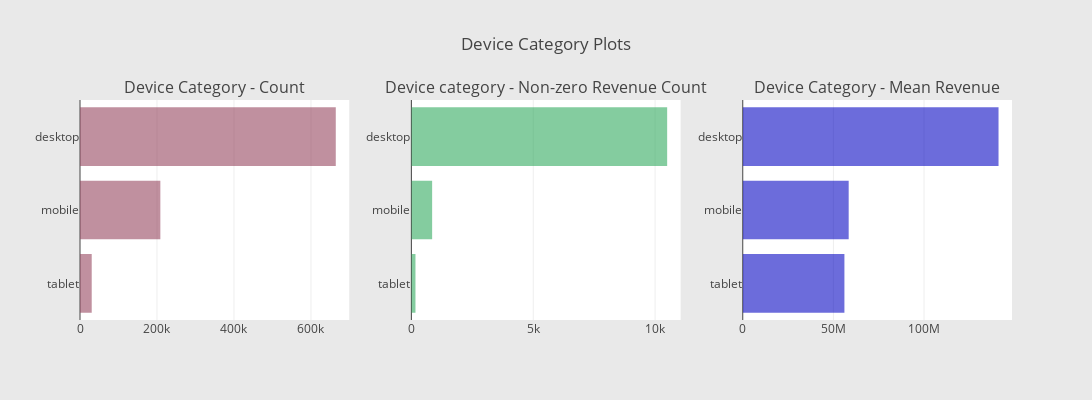

The notebook cell saved with this chart:
### Code cell
fig['layout'].update(height=400, width=1200, paper_bgcolor='rgb(233,233,233)', title="Device Category Plots")
py.iplot(fig, filename='device-category-plots')

### Figure 1 — Plotly figure (JSON) as saved in the notebook; plotly's stock layout.template omitted (floating-point values rounded to 4 significant figures)
{"data": [{"marker": {"color": "rgba(150, 71, 96, 0.6)"}, "orientation": "h", "showlegend": false, "type": "bar", "uid": "be2a3415-00a6-458b-93e1-54d6affb1c7e", "x": [30449, 208725, 664479], "xaxis": "x", "y": ["tablet", "mobile", "desktop"], "yaxis": "y"}, {"marker": {"color": "rgba(50, 171, 96, 0.6)"}, "orientation": "h", "showlegend": false, "type": "bar", "uid": "74a6430f-5de7-441d-ad25-b59a5c9cf99e", "x": [168, 852, 10495], "xaxis": "x2", "y": ["tablet", "mobile", "desktop"], "yaxis": "y2"}, {"marker": {"color": "rgba(10, 11, 196, 0.6)"}, "orientation": "h", "showlegend": false, "type": "bar", "uid": "c214b6a2-b5f4-42a8-9721-9f01524504f3", "x": [56080000.0, 58430000.0, 141100000.0], "xaxis": "x3", "y": ["tablet", "mobile", "desktop"], "yaxis": "y3"}], "layout": {"annotations": [{"font": {"size": 16}, "showarrow": false, "text": "Device Category - Count", "x": 0.1444, "xanchor": "center", "xref": "paper", "y": 1, "yanchor": "bottom", "yref": "paper"}, {"font": {"size": 16}, "showarrow": false, "text": "Device category - Non-zero Revenue Count", "x": 0.5, "xanchor": "center", "xref": "paper", "y": 1, "yanchor": "bottom", "yref": "paper"}, {"font": {"size": 16}, "showarrow": false, "text": "Device Category - Mean Revenue", "x": 0.8556, "xanchor": "center", "xref": "paper", "y": 1, "yanchor": "bottom", "yref": "paper"}], "height": 400, "paper_bgcolor": "rgb(233,233,233)", "title": "Device Category Plots", "width": 1200, "xaxis": {"anchor": "y", "domain": [0, 0.2889]}, "xaxis2": {"anchor": "y2", "domain": [0.3556, 0.6444]}, "xaxis3": {"anchor": "y3", "domain": [0.7111, 1]}, "yaxis": {"anchor": "x", "domain": [0, 1]}, "yaxis2": {"anchor": "x2", "domain": [0, 1]}, "yaxis3": {"anchor": "x3", "domain": [0, 1]}}}
